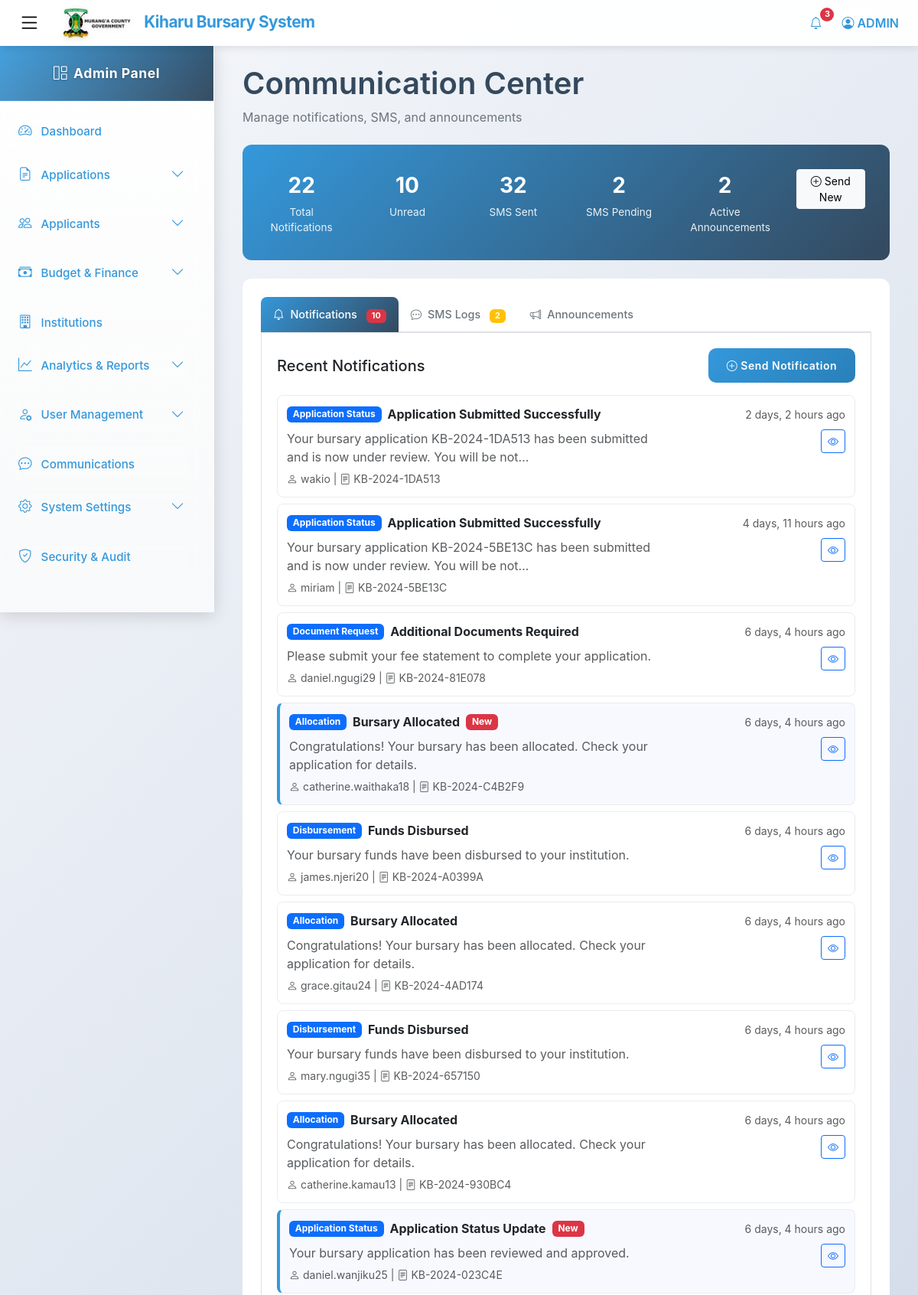
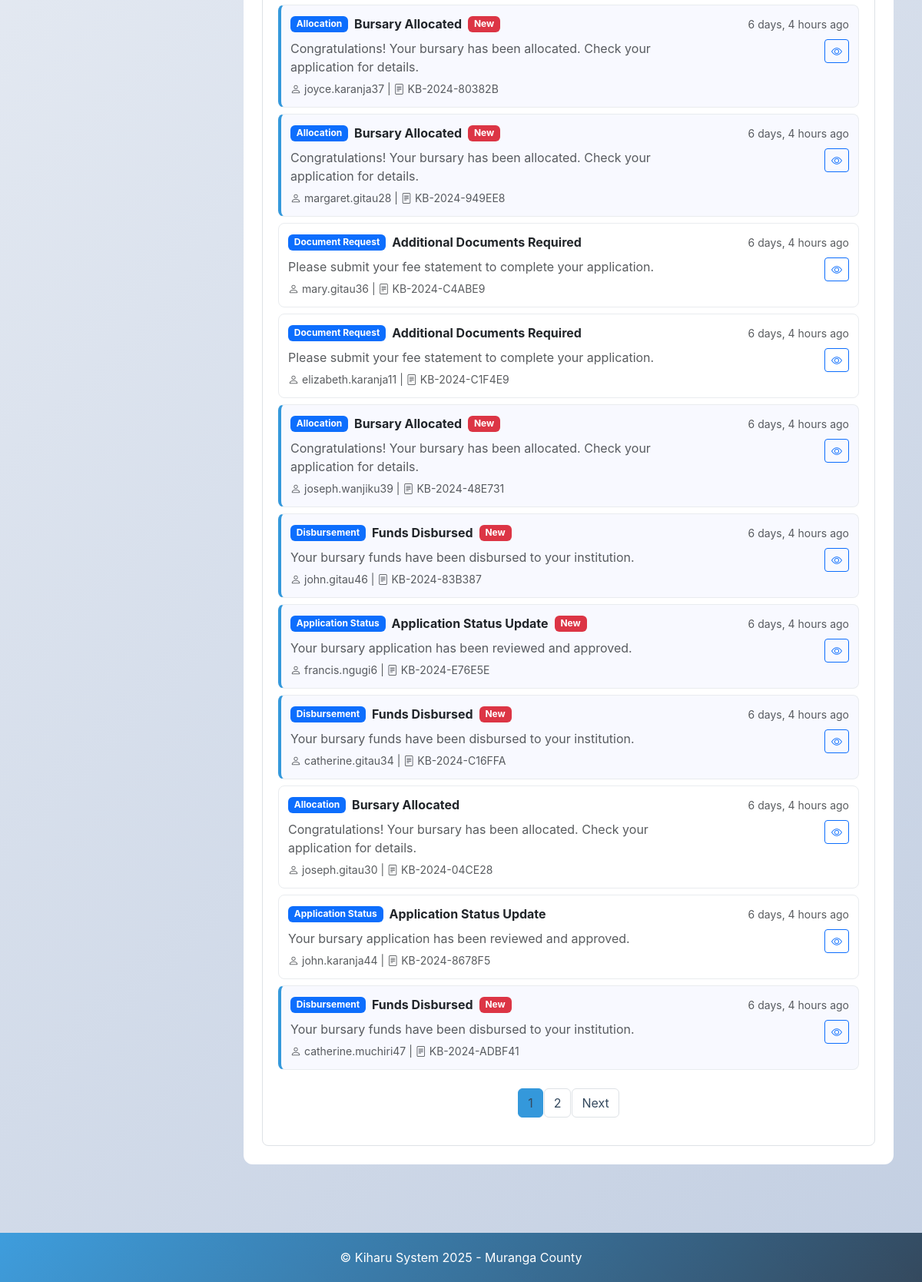
/admin-communication/ (signed in), run on an earlier commit of the app's database (2 pictures, top to bottom).
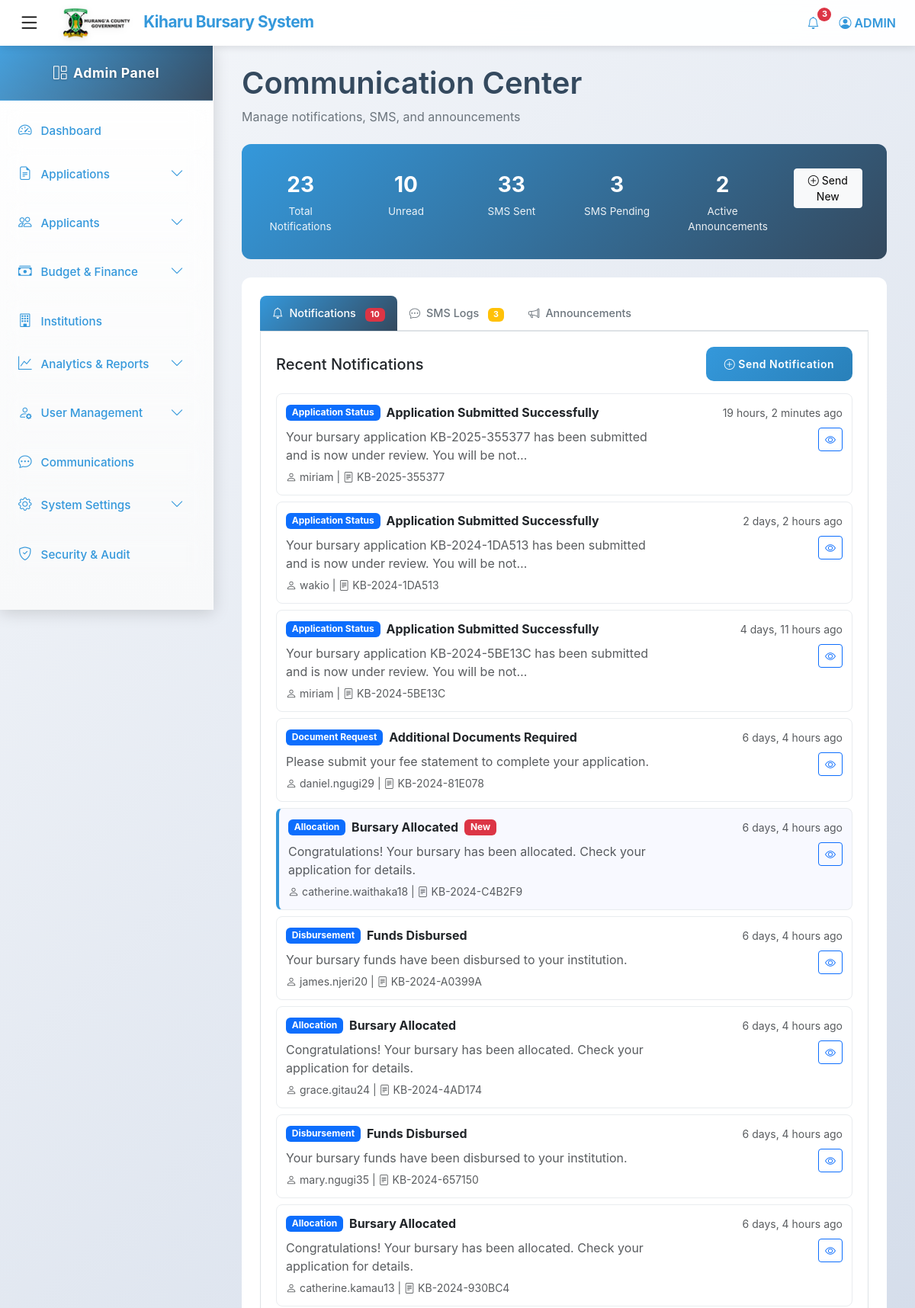
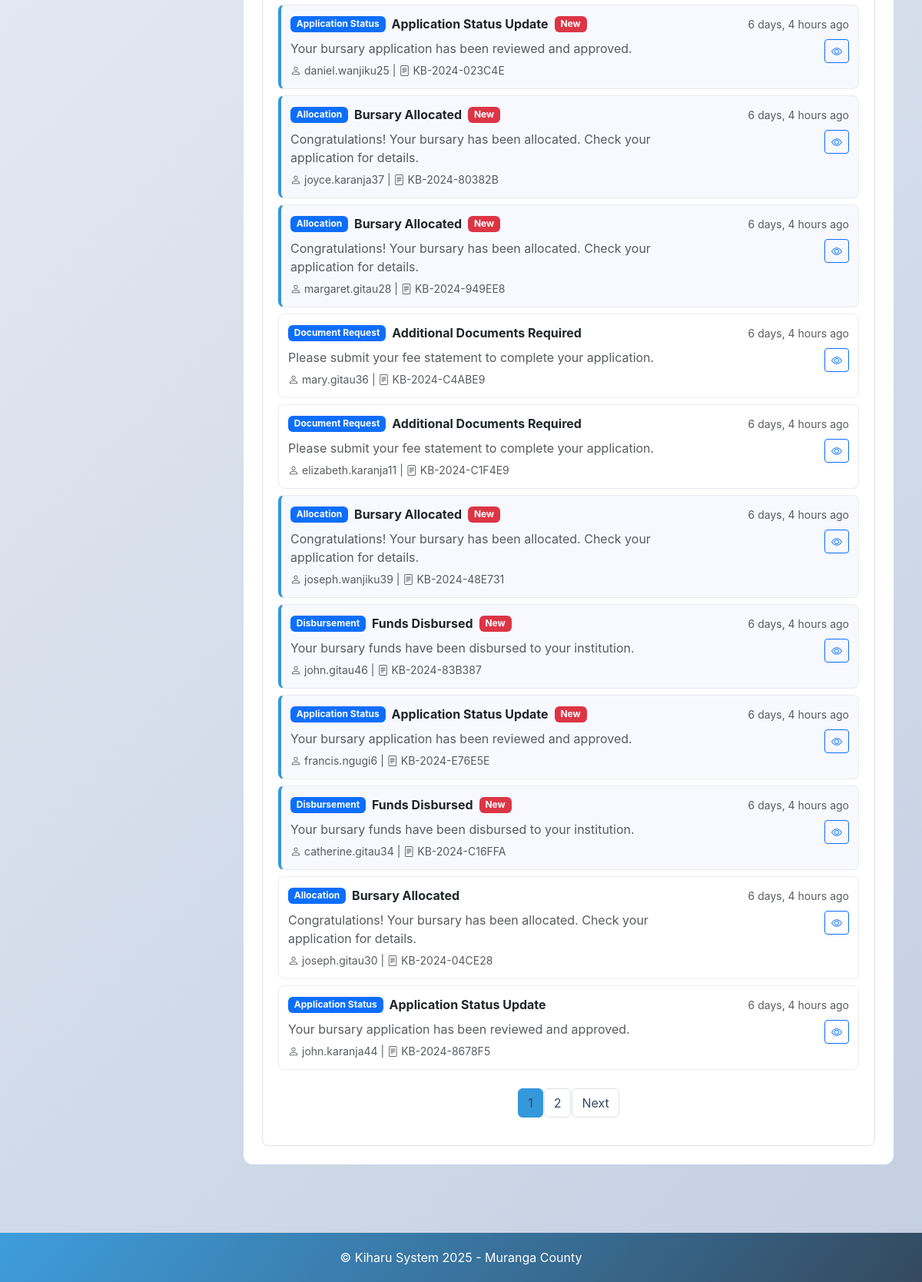
And on a later commit of the database (2 pictures, top to bottom).
### kiharu_system/models.py (models this page shows, shortened)
class Notification(models.Model):
    NOTIFICATION_TYPES = (
        ('application_status', 'Application Status'),
        ('document_request', 'Document Request'),
        ('allocation', 'Allocation'),
        ('disbursement', 'Disbursement'),
        ('system', 'System Notification'),
    )
    user = models.ForeignKey(User, on_delete=models.CASCADE, related_name='notifications')
    notification_type = models.CharField(max_length=20, choices=NOTIFICATION_TYPES)
    title = models.CharField(max_length=200)
    message = models.TextField()
    related_application = models.ForeignKey(Application, on_delete=models.SET_NULL, null=True, blank=True)
    is_read = models.BooleanField(default=False)
    created_at = models.DateTimeField(auto_now_add=True)

class User(AbstractUser):
    USER_TYPES = (
        ('applicant', 'Applicant'),
        ('admin', 'Administrator'),
        ('reviewer', 'Application Reviewer'),
        ('finance', 'Finance Officer'),
    )
    user_type = models.CharField(max_length=20, choices=USER_TYPES, default='applicant')
    id_number = models.CharField(max_length=20, unique=True, null=True, blank=True)
    phone_regex = RegexValidator(
        regex=r'^\+254\d{9}$',
        message="Phone number must be entered in the format: '+254XXXXXXXXX'. Exactly 12 digits including country code."
    )
    phone_number = models.CharField(validators=[phone_regex], max_length=17, blank=True)
    def __str__(self):
        return f"{self.first_name} {self.last_name} ({self.user_type})"

class Application(models.Model):
    APPLICATION_STATUS = (
        ('draft', 'Draft'),
        ('submitted', 'Submitted'),
        ('under_review', 'Under Review'),
        ('approved', 'Approved'),
        ('rejected', 'Rejected'),
        ('disbursed', 'Disbursed'),
    )
    application_number = models.CharField(max_length=20, unique=True, editable=False)
    applicant = models.ForeignKey(Applicant, on_delete=models.CASCADE, related_name='applications')
    fiscal_year = models.ForeignKey(FiscalYear, on_delete=models.CASCADE)
    bursary_category = models.ForeignKey(BursaryCategory, on_delete=models.CASCADE)
    institution = models.ForeignKey(Institution, on_delete=models.CASCADE)
    status = models.CharField(max_length=20, choices=APPLICATION_STATUS, default='draft')
    admission_number = models.CharField(max_length=100)
    year_of_study = models.PositiveIntegerField()
    course_name = models.CharField(max_length=200, blank=True, null=True)  # For college/university
    expected_completion_date = models.DateField()
    total_fees_payable = models.DecimalField(max_digits=10, decimal_places=2)
    fees_paid = models.DecimalField(max_digits=10, decimal_places=2)
    fees_balance = models.DecimalField(max_digits=10, decimal_places=2)
    amount_requested = models.DecimalField(max_digits=10, decimal_places=2)
    other_bursaries = models.BooleanField(default=False)
    other_bursaries_amount = models.DecimalField(max_digits=10, decimal_places=2, default=0)
    other_bursaries_source = models.CharField(max_length=200, blank=True, null=True)
    is_orphan = models.BooleanField(default=False)
    is_disabled = models.BooleanField(default=False)
    has_chronic_illness = models.BooleanField(default=False)
    chronic_illness_description = models.TextField(blank=True, null=True)
    date_submitted = models.DateTimeField(auto_now_add=True)
    last_updated = models.DateTimeField(auto_now=True)
    previous_allocation = models.BooleanField(default=False)
    previous_allocation_year = models.CharField(max_length=20, blank=True, null=True)
    previous_allocation_amount = models.DecimalField(max_digits=10, decimal_places=2, default=0)

### kiharu_system/views.py (the view, shortened to what this page needs)
# urls.py: path('admin-communication/', views.admin_communication, name='admin_communication'),
@login_required
@user_passes_test(is_admin_or_staff)
def admin_communication(request):
    notifications = Notification.objects.all().order_by('-created_at')[:50]
    sms_logs = SMSLog.objects.all().order_by('-sent_at')[:50]
    announcements = Announcement.objects.all().order_by('-published_date')[:20]
    notification_paginator = Paginator(notifications, 20)
    sms_paginator = Paginator(sms_logs, 20)
    announcement_paginator = Paginator(announcements, 10)
    notification_page = request.GET.get('notification_page', 1)
    sms_page = request.GET.get('sms_page', 1)
    announcement_page = request.GET.get('announcement_page', 1)
    notifications_paginated = notification_paginator.get_page(notification_page)
    sms_logs_paginated = sms_paginator.get_page(sms_page)
    announcements_paginated = announcement_paginator.get_page(announcement_page)
    notification_form = NotificationForm()
    announcement_form = AnnouncementForm()
    stats = {
        'total_notifications': Notification.objects.count(),
        'unread_notifications': Notification.objects.filter(is_read=False).count(),
        'total_sms': SMSLog.objects.count(),
        'pending_sms': SMSLog.objects.filter(status='pending').count(),
        'active_announcements': Announcement.objects.filter(
            is_active=True,
            expiry_date__gt=timezone.now()
        ).count(),
    }
    context = {
        'notifications': notifications_paginated,
        'sms_logs': sms_logs_paginated,
        'announcements': announcements_paginated,
        'notification_form': notification_form,
        'announcement_form': announcement_form,
        'stats': stats,
        'page_title': 'Communication',
    }
    return render(request, 'admin/communication.html', context)

### templates/admin/communication.html (shortened to what this page needs)
{% extends 'admin_base.html' %}
{% load static %}
{% block content %}
<div class="container-fluid">
    <div class="row">
        <div class="col-12">
            <div class="page-header">
                <h1 class="page-title">Communication Center</h1>
                <p class="page-subtitle">Manage notifications, SMS, and announcements</p>
            </div>
        </div>
    </div>
    <div class="row">
        <div class="col-12">
            <div class="stats-card">
                <div class="row">
                    <div class="col-md-2 col-sm-4 col-6">
                        <div class="stat-item">
                            <div class="stat-number">{{ stats.total_notifications }}</div>
                            <div class="stat-label">Total Notifications</div>
                        </div>
                    </div>
                    <div class="col-md-2 col-sm-4 col-6">
                        <div class="stat-item">
                            <div class="stat-number">{{ stats.unread_notifications }}</div>
                            <div class="stat-label">Unread</div>
                        </div>
                    </div>
                    <div class="col-md-2 col-sm-4 col-6">
                        <div class="stat-item">
                            <div class="stat-number">{{ stats.total_sms }}</div>
                            <div class="stat-label">SMS Sent</div>
                        </div>
                    </div>
                    <div class="col-md-2 col-sm-4 col-6">
                        <div class="stat-item">
                            <div class="stat-number">{{ stats.pending_sms }}</div>
                            <div class="stat-label">SMS Pending</div>
                        </div>
                    </div>
                    <div class="col-md-2 col-sm-4 col-6">
                        <div class="stat-item">
                            <div class="stat-number">{{ stats.active_announcements }}</div>
                            <div class="stat-label">Active Announcements</div>
                        </div>
                    </div>
                    <div class="col-md-2 col-sm-4 col-6">
                        <div class="stat-item">
                            <button class="btn btn-light btn-sm" data-bs-toggle="modal" data-bs-target="#sendNotificationModal">
                                <i class="bi bi-plus-circle me-1"></i>Send New
                            </button>
                        </div>
                    </div>
                </div>
            </div>
        </div>
    </div>
    <div class="row">
        <div class="col-12">
            <div class="comm-card">
                <ul class="nav nav-tabs" id="communicationTabs" role="tablist">
                    <li class="nav-item" role="presentation">
                        <button class="nav-link active" id="notifications-tab" data-bs-toggle="tab"
                                data-bs-target="#notifications" type="button" role="tab">
                            <i class="bi bi-bell me-2"></i>Notifications
                            {% if stats.unread_notifications > 0 %}
                                <span class="badge bg-danger ms-2">{{ stats.unread_notifications }}</span>
                            {% endif %}
                        </button>
                    </li>
                    <li class="nav-item" role="presentation">
                        <button class="nav-link" id="sms-tab" data-bs-toggle="tab"
                                data-bs-target="#sms" type="button" role="tab">
                            <i class="bi bi-chat-dots me-2"></i>SMS Logs
                            {% if stats.pending_sms > 0 %}
                                <span class="badge bg-warning ms-2">{{ stats.pending_sms }}</span>
                            {% endif %}
                        </button>
                    </li>
                    <li class="nav-item" role="presentation">
                        <button class="nav-link" id="announcements-tab" data-bs-toggle="tab"
                                data-bs-target="#announcements" type="button" role="tab">
                            <i class="bi bi-megaphone me-2"></i>Announcements
                        </button>
                    </li>
                </ul>
                <div class="tab-content" id="communicationTabContent">
                    <div class="tab-pane fade show active" id="notifications" role="tabpanel">
                        <div class="d-flex justify-content-between align-items-center mb-3">
                            <h5 class="mb-0">Recent Notifications</h5>
                            <button class="btn btn-primary btn-sm" data-bs-toggle="modal" data-bs-target="#sendNotificationModal">
                                <i class="bi bi-plus-circle me-1"></i>Send Notification
                            </button>
                        </div>
                        {% if notifications %}
                            {% for notification in notifications %}
                                <div class="notification-item {% if not notification.is_read %}unread{% endif %}">
                                    <div class="row align-items-start">
                                        <div class="col-md-8">
                                            <div class="d-flex align-items-center mb-2">
                                                <span class="badge bg-{{ notification.notification_type|yesno:'primary,secondary' }} me-2">
                                                    {{ notification.get_notification_type_display }}
                                                </span>
                                                <strong>{{ notification.title }}</strong>
                                                {% if not notification.is_read %}
                                                    <span class="badge bg-danger ms-2">New</span>
                                                {% endif %}
                                            </div>
                                            <p class="text-muted mb-1">{{ notification.message|truncatechars:100 }}</p>
                                            <small class="text-muted">
                                                <i class="bi bi-person me-1"></i>{{ notification.user.username }}
                                                {% if notification.related_application %}
                                                    | <i class="bi bi-file-text me-1"></i>{{ notification.related_application.application_number }}
                                                {% endif %}
                                            </small>
                                        </div>
                                        <div class="col-md-4 text-end">
                                            <small class="text-muted">{{ notification.created_at|timesince }} ago</small>
                                            <div class="mt-2">
                                                <button class="btn btn-sm btn-outline-primary view-notification-btn"
                                                        data-notification-id="{{ notification.id }}">
                                                    <i class="bi bi-eye"></i>
                                                </button>
                                            </div>
                                        </div>
                                    </div>
                                </div>
                            {% endfor %}
                            {% if notifications.has_other_pages %}
                                <nav class="mt-4">
                                    <ul class="pagination justify-content-center">
                                        {% for num in notifications.paginator.page_range %}
                                            {% if notifications.number == num %}
                                                <li class="page-item active">
                                                    <span class="page-link">{{ num }}</span>
                                                </li>
                                            {% else %}
                                                <li class="page-item">
                                                    <a class="page-link" href="?notification_page={{ num }}">{{ num }}</a>
                                                </li>
                                            {% endif %}
                                        {% endfor %}
                                        {% if notifications.has_next %}
                                            <li class="page-item">
                                                <a class="page-link" href="?notification_page={{ notifications.next_page_number }}">Next</a>
                                            </li>
                                            {% endif %}
                                    </ul>
                                </nav>
                            {% endif %}
                        {% else %}
                            <div class="text-center py-5">
                                <i class="bi bi-bell-slash fa-3x text-muted mb-3"></i>
                                <h5 class="text-muted">No Notifications</h5>
                                <p class="text-muted">Notifications will appear here once they are sent.</p>
                            </div>
                        {% endif %}
                    </div>
                        {% if announcements %}
                            {% for announcement in announcements %}
                                {% load tz %}
                            {% endfor %}
                        {% endif %}
                </div>
            </div>
        </div>
    </div>
</div>
{% endblock %}

What changed in the data, as far as the page shows it:
no longer on this page (row unchanged): Notification: notification_type "Disbursement", title "Funds Disbursed", is_read "New", message "Your bursary funds have been disbursed to your institution.", user.username "catherine.muchiri47", related_application.application_number "KB-2024-ADBF41", created_at "6 days, 4 hours"
added Notification: notification_type "Application Status", title "Application Submitted Successfully", message "Your bursary application KB-2025-355377 has been submitted and is now under review. You will be not…", user.username "miriam", related_application.application_number "KB-2025-355377", created_at "19 hours, 2 minutes"
Also different on the page:
{{ stats.total_notifications }}: "22" → "23"
{{ stats.total_sms }}: "32" → "33"
{{ stats.pending_sms }}: "2" → "3"
